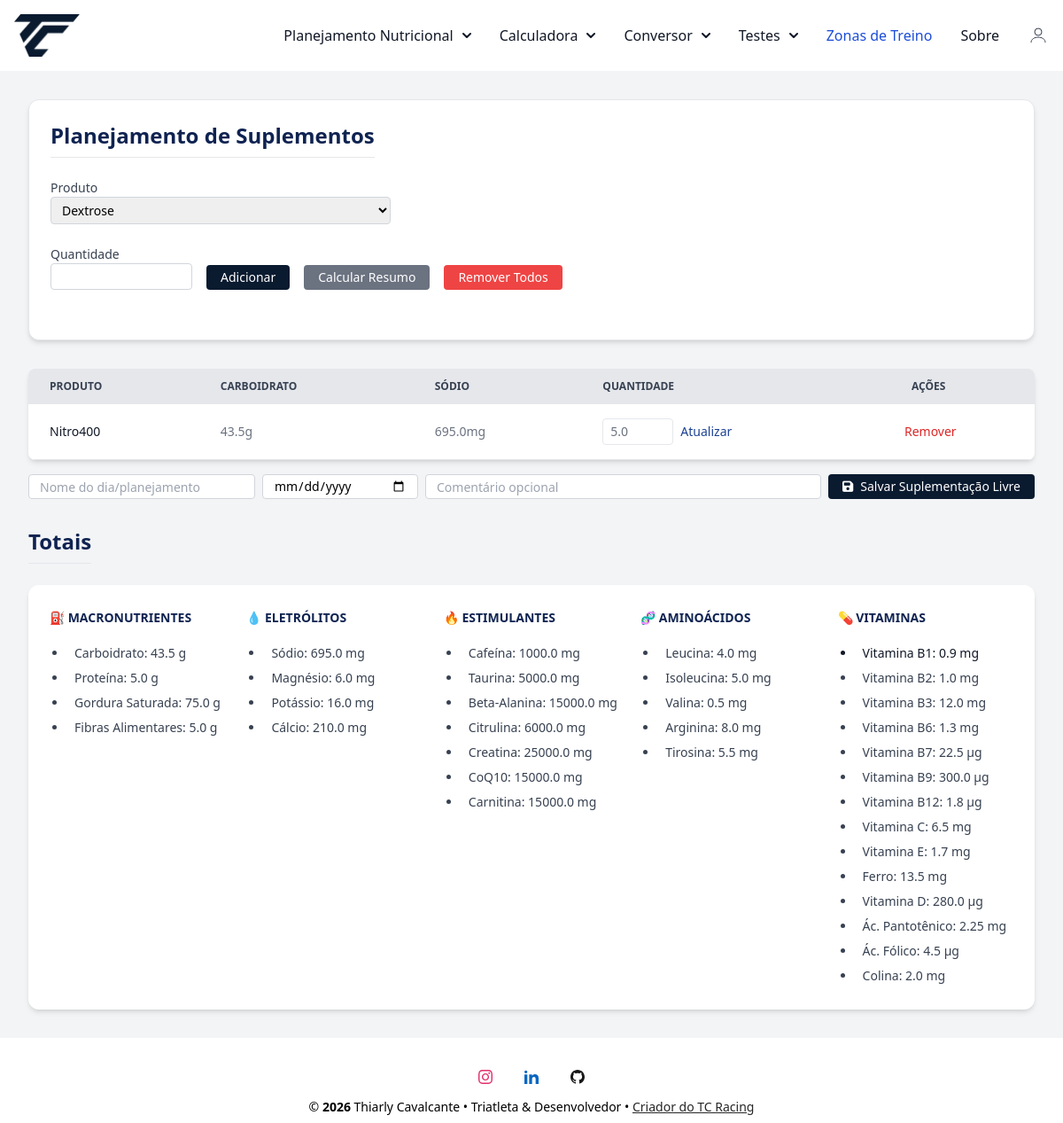
The page /planejamento (signed in) on the database its author committed.
### conversor/models.py (models this page shows, shortened)
class PlanejamentoItem(database.Model):
    __tablename__ = 'planejamento_itens'
    id = database.Column(database.Integer, primary_key=True)
    user_id = database.Column(database.Integer, database.ForeignKey('user.id'), nullable=False)
    suplemento_id = database.Column(database.Integer, database.ForeignKey('suplementos.id', ondelete='SET NULL'))
    quantidade = database.Column(database.Float, nullable=False)
    suplemento = database.relationship('Suplemento', lazy=True)

class Suplemento(database.Model):
    __tablename__ = 'suplementos'
    id = database.Column(database.Integer, primary_key=True)
    user_id = database.Column(database.Integer, database.ForeignKey('user.id'), nullable=False)
    nome = database.Column(database.String(100), nullable=False)
    tipo = database.Column(database.String(50), nullable=False)
    marca = database.Column(database.String(50))
    gramas_por_porcao = database.Column(database.Float)
    descricao_porcao = database.Column(database.String(50))
    carbo = database.Column(database.Float)
    proteina = database.Column(database.Float)
    gordura_saturada = database.Column(database.Float)
    fibras_alimentares = database.Column(database.Float)
    sodio = database.Column(database.Float)
    magnesio = database.Column(database.Float)
    potassio = database.Column(database.Float)
    calcio = database.Column(database.Float)
    cloro = database.Column(database.Float)
    fosforo = database.Column(database.Float)
    zinco = database.Column(database.Float)
    cafeina = database.Column(database.Float)
    taurina = database.Column(database.Float)
    beta_alanina = database.Column(database.Float)
    citrulina = database.Column(database.Float)
    creatina = database.Column(database.Float)
    coq10 = database.Column(database.Float)
    carnitina = database.Column(database.Float)
    leucina = database.Column(database.Float)
    isoleucina = database.Column(database.Float)
    valina = database.Column(database.Float)
    arginina = database.Column(database.Float)
    niacina = database.Column(database.Float)
    tirosina = database.Column(database.Float)
    vit_b1 = database.Column(database.Float)
    vit_b2 = database.Column(database.Float)
    vit_b3 = database.Column(database.Float)
    vit_b5 = database.Column(database.Float)
    vit_b6 = database.Column(database.Float)
    vit_b7 = database.Column(database.Float)
    vit_b9 = database.Column(database.Float)
    vit_b12 = database.Column(database.Float)
    vit_c = database.Column(database.Float)
    vit_e = database.Column(database.Float)
    vit_ferro = database.Column(database.Float)
    vit_d = database.Column(database.Float)
    colina = database.Column(database.Float)
    acido_pantotenico = database.Column(database.Float)
    acido_folico = database.Column(database.Float)
    comentario = database.Column(database.Text)  # campo livre para observações
    ingredientes = database.Column(database.Text)  # composição ou descrição dos ingredientes

### conversor/router.py (the view, shortened to what this page needs)
@app.route('/planejamento', methods=['GET', 'POST'])
@login_required
def planejamento():
    form = PlanningItemForm()
    form.suplemento_id.choices = [
        (s.id, s.nome) for s in Suplemento.query.order_by(Suplemento.nome.asc()).all()
    ]
    itens = PlanejamentoItem.query.filter_by(user_id=current_user.id).all()
    itens_validos = []
    for item in itens:
        if item.suplemento is None:
            database.session.delete(item)
        else:
            itens_validos.append(item)
    database.session.commit()
    totais = calcular_totais_planejamento(itens_validos)
    return render_template('planejamento.html', form=form, itens=itens_validos, totais=totais)

### conversor/forms.py
class PlanningItemForm(FlaskForm):
    suplemento_id = SelectField('Produto', coerce=int, validators=[DataRequired()])
    quantidade = DecimalFieldBR('Quantidade', places=2, rounding=None, validators=[DataRequired(), NumberRange(min=0.01)])
    submit = SubmitField('Adicionar')

### conversor/models.py (called while the page is built)
@login_manager.user_loader
def load_user(user_id):
    return User.query.get(int(user_id))

### conversor/templates/planejamento.html (shortened to what this page needs)
{% extends "base.html" %}
{% block content %}
<div class="max-w-7xl mx-auto py-8 px-4 sm:px-6 lg:px-8">
<div class="bg-white shadow-md rounded-xl p-6 border border-gray-200 mb-8">
  <h1 class="text-2xl font-bold text-left mb-6 border-b pb-2 title-nave">Planejamento de Suplementos</h1>
  <div class="flex flex-col gap-4 mb-8">
    <form method="POST" class="flex flex-col gap-4">
      <div class="w-full sm:max-w-sm">
        {{ form.suplemento_id.label(class="block text-sm font-medium text-gray-700") }}
        {{ form.suplemento_id(
          class="border border-gray-300 rounded px-2 py-1 text-sm w-full",
          id="select-suplemento"
        ) }}
      </div>
      <div class="flex flex-col sm:flex-row gap-4 items-end">
        <div class="w-full sm:w-40">
          {{ form.quantidade.label(class="block text-sm font-medium text-gray-700") }}
          {{ form.quantidade(
            class="border border-gray-300 rounded px-2 py-1 text-sm w-full",
            step="0.01", min="0.01"
          ) }}
        </div>
    </form>
    <div class="flex flex-col sm:flex-row gap-4 mt-2">
      <button type="submit" class=" btn-nave text-white text-sm px-4 py-1 rounded w-full sm:w-auto mt-1 sm:mt-[22px]">
        Adicionar
      </button>
    </div>
      <a href="{{ url_for('resumo_view') }}" class="bg-gray-500 text-white text-sm px-4 py-1 rounded hover:bg-gray-600 w-full sm:w-auto text-center">
        Calcular Resumo
      </a>
      <form method="POST" action="{{ url_for('remover_todos_itens') }}" onsubmit="return confirm('Deseja remover todos os itens?')" class="w-full sm:w-auto">
        <button type="submit" class="bg-red-500 text-white text-sm px-4 py-1 rounded hover:bg-red-600 w-full sm:w-auto">
          Remover Todos
        </button>
      </form>
    </div>
  </div>
</div>
  {% if itens %}
    <div class="relative overflow-x-auto shadow-md sm:rounded-lg">
      <table class="w-full text-sm text-left rtl:text-right text-gray-500 dark:text-gray-400">
        <thead class="text-xs text-gray-700 uppercase bg-gray-200 dark:bg-gray-700 dark:text-gray-400">
          <tr>
            <th scope="col" class="px-6 py-3 ">Produto</th>
            <th scope="col" class="px-6 py-3 ">Carboidrato</th>
            <th scope="col" class="px-6 py-3 ">Sódio</th>
            <th scope="col" class="px-6 py-3 ">Quantidade</th>
            <th scope="col" class="px-6 py-3 ">Ações</th>
          </tr>
        </thead>
        <tbody>
          {% for item in itens %}
          <tr class="bg-white border-b dark:bg-gray-800 dark:border-gray-700 border-gray-200" >
            <th scope="row" class="px-6 py-4 font-medium text-gray-900 whitespace-nowrap dark:text-white">{{ item.suplemento.nome }}</th>
            <td class="px-6 py-4 whitespace-nowrap">
              {{ (item.suplemento.carbo or 0) * item.quantidade | round(1) }}g
            </td>
            <td class="px-6 py-4 whitespace-nowrap">
              {{ (item.suplemento.sodio or 0) * item.quantidade | round(1) }}mg
            </td>
            <td class="px-6 py-4 whitespace-nowrap">
              <form method="POST" action="{{ url_for('atualizar_quantidade', item_id=item.id) }}" class="flex items-center gap-2">
                <input type="number" name="quantidade" value="{{ item.quantidade | float | round(2) }}" step="any" min="0.01" class="w-20 px-2 py-1 border rounded">
                <button type="submit" class="resumo-nave hover:underline">Atualizar</button>
              </form>
            </td>
            <td class="px-4 py-2 border-b whitespace-nowrap">
              <form method="POST" action="{{ url_for('remover_item', item_id=item.id) }}" onsubmit="return confirm('Deseja remover este item?')">
                <button type="submit" class="text-red-600 hover:underline">Remover</button>
              </form>
            </td>
          </tr>
          {% endfor %}
        </tbody>
      </table>
    </div>
  {% else %}
    <p class="text-gray-600 mb-8">Nenhum item no planejamento ainda.</p>
  {% endif %}
  <form method="POST" action="{{ url_for('salvar_resumo_livre') }}"
        class="flex flex-col sm:flex-row flex-wrap items-end gap-2 mt-4 mb-8">
      <input type="text" name="nome_treino"
          placeholder="Nome do dia/planejamento"
          required
          class="w-full sm:w-64 px-3 py-1 h-7 border border-gray-300 rounded text-sm">
      <input type="date" name="data"
          required
          class="w-full sm:w-44 px-3 py-1 h-7 border border-gray-300 rounded text-sm">
      <input type="text" name="comentario"
          placeholder="Comentário opcional"
          class="w-full sm:flex-1 px-3 py-1 h-7 border border-gray-300 rounded text-sm">
      <button type="submit"
            class="btn-nave text-white text-sm px-4 py-1 rounded flex items-center gap-2">
      <i class="fas fa-save"></i> Salvar Suplementação Livre
      </button>
  </form>
  <div class="mt-8">
    <h2 class="text-2xl font-bold text-left mb-6 border-b pb-2 title-nave">Totais</h2>
    <div class="bg-white shadow-md rounded-xl p-6">
      <div class="grid grid-cols-1 sm:grid-cols-2 md:grid-cols-3 lg:grid-cols-5 gap-6">
        <div>
          <h3 class="text-sm font-semibold title-naveuppercase title-nave  rounded mb-4">⛽️ MACRONUTRIENTES</h3>
          <ul class="list-disc pl-5 text-gray-800">
            <li class="px-2 py-1 font-medium text-gray-700 text-sm whitespace-nowrap dark:text-white">Carboidrato: {{ totais.carbo | round(2) }} g</li>
            <li class="px-2 py-1 font-medium text-gray-700 text-sm whitespace-nowrap dark:text-white">Proteína: {{ totais.proteina | round(2) }} g</li>
            <li class="px-2 py-1 font-medium text-gray-700 text-sm whitespace-nowrap dark:text-white">Gordura Saturada: {{ totais.gordura_saturada | round(2) }} g</li>
            <li class="px-2 py-1 font-medium text-gray-700 text-sm whitespace-nowrap dark:text-white">Fibras Alimentares: {{ totais.fibras_alimentares | round(2) }} g</li>
          </ul>
        </div>
        <div>
          <h3 class="text-sm font-semibold title-naveuppercase title-nave rounded mb-4">💧 ELETRÓLITOS</h3>
          <ul class="list-disc pl-5 text-gray-800">
            <li class="px-2 py-1 font-medium text-gray-700 text-sm whitespace-nowrap dark:text-white">Sódio: {{ totais.sodio | round(2) }} mg</li>
            <li class="px-2 py-1 font-medium text-gray-700 text-sm whitespace-nowrap dark:text-white">Magnésio: {{ totais.magnesio | round(2) }} mg</li>
            <li class="px-2 py-1 font-medium text-gray-700 text-sm whitespace-nowrap dark:text-white">Potássio: {{ totais.potassio | round(2) }} mg</li>
            <li class="px-2 py-1 font-medium text-gray-700 text-sm whitespace-nowrap dark:text-white">Cálcio: {{ totais.calcio | round(2) }} mg</li>
          </ul>
        </div>
        <div>
          <h3 class="text-sm font-semibold title-nave uppercase title-nave rounded mb-4">🔥 Estimulantes</h3>
          <ul class="list-disc pl-5 text-gray-800">
            <li class="px-2 py-1 font-medium text-gray-700 text-sm whitespace-nowrap dark:text-white">Cafeína: {{ totais.cafeina | round(2) }} mg</li>
            <li class="px-2 py-1 font-medium text-gray-700 text-sm whitespace-nowrap dark:text-white">Taurina: {{ totais.taurina | round(2) }} mg</li>
            <li class="px-2 py-1 font-medium text-gray-700 text-sm whitespace-nowrap dark:text-white">Beta-Alanina: {{ totais.beta_alanina | round(2) }} mg</li>
            <li class="px-2 py-1 font-medium text-gray-700 text-sm whitespace-nowrap dark:text-white">Citrulina: {{ totais.citrulina | round(2) }} mg</li>
            <li class="px-2 py-1 font-medium text-gray-700 text-sm whitespace-nowrap dark:text-white">Creatina: {{ totais.creatina | round(2) }} mg</li>
            <li class="px-2 py-1 font-medium text-gray-700 text-sm whitespace-nowrap dark:text-white">CoQ10: {{ totais.coq10 | round(2) }} mg</li>
            <li class="px-2 py-1 font-medium text-gray-700 text-sm whitespace-nowrap dark:text-white">Carnitina: {{ totais.carnitina | round(2) }} mg</li>
          </ul>
        </div>
        <div>
          <h3 class="text-sm font-semibold title-nave uppercase btitle-nave rounded mb-4">🧬 Aminoácidos</h3>
          <ul class="list-disc pl-5 text-gray-800">
            <li class="px-2 py-1 font-medium text-gray-700 text-sm whitespace-nowrap dark:text-white">Leucina: {{ totais.leucina | round(2) }} mg</li>
            <li class="px-2 py-1 font-medium text-gray-700 text-sm whitespace-nowrap dark:text-white">Isoleucina: {{ totais.isoleucina | round(2) }} mg</li>
            <li class="px-2 py-1 font-medium text-gray-700 text-sm whitespace-nowrap dark:text-white">Valina: {{ totais.valina | round(2) }} mg</li>
            <li class="px-2 py-1 font-medium text-gray-700 text-sm whitespace-nowrap dark:text-white">Arginina: {{ totais.arginina | round(2) }} mg</li>
            <li class="px-2 py-1 font-medium text-gray-700 text-sm whitespace-nowrap dark:text-white">Tirosina: {{ totais.tirosina | round(2) }} mg</li>
          </ul>
        </div>
        <div>
          <h3 class="text-sm font-semibold title-nave uppercase  rounded mb-4">💊 VITAMINAS</h3>
          <ul class="list-disc pl-5 text-gray-800">
            <li class="px-2 py-1 font-medium text-gray-900 text-sm whitespace-nowrap dark:text-white">Vitamina B1: {{ totais.vit_b1 | round(2) }} mg</span></li>
            <li class="px-2 py-1 font-medium text-gray-700 text-sm whitespace-nowrap dark:text-white">Vitamina B2: {{ totais.vit_b2 | round(2) }} mg</li>
            <li class="px-2 py-1 font-medium text-gray-700 text-sm whitespace-nowrap dark:text-white">Vitamina B3: {{ totais.vit_b3 | round(2) }} mg</li>
            <li class="px-2 py-1 font-medium text-gray-700 text-sm whitespace-nowrap dark:text-white">Vitamina B6: {{ totais.vit_b6 | round(2) }} mg</li>
            <li class="px-2 py-1 font-medium text-gray-700 text-sm whitespace-nowrap dark:text-white">Vitamina B7: {{ totais.vit_b7 | round(2) }}  µg</li>
            <li class="px-2 py-1 font-medium text-gray-700 text-sm whitespace-nowrap dark:text-white">Vitamina B9: {{ totais.vit_b9 | round(2) }}  µg</li>
            <li class="px-2 py-1 font-medium text-gray-700 text-sm whitespace-nowrap dark:text-white">Vitamina B12: {{ totais.vit_b12 | round(2) }}  µg</li>
            <li class="px-2 py-1 font-medium text-gray-700 text-sm whitespace-nowrap dark:text-white">Vitamina C: {{ totais.vit_c | round(2) }} mg</li>
            <li class="px-2 py-1 font-medium text-gray-700 text-sm whitespace-nowrap dark:text-white">Vitamina E: {{ totais.vit_e | round(2) }} mg</li>
            <li class="px-2 py-1 font-medium text-gray-700 text-sm whitespace-nowrap dark:text-white">Ferro: {{ totais.vit_ferro | round(2) }} mg</li>
            <li class="px-2 py-1 font-medium text-gray-700 text-sm whitespace-nowrap dark:text-white">Vitamina D: {{ totais.vit_d | round(2) }} µg</li>
            <li class="px-2 py-1 font-medium text-gray-700 text-sm whitespace-nowrap dark:text-white">Ác. Pantotênico: {{ totais.acido_pantotenico | round(2) }} mg</li>
            <li class="px-2 py-1 font-medium text-gray-700 text-sm whitespace-nowrap dark:text-white">Ác. Fólico: {{ totais.acido_folico | round(2) }} µg</li>
            <li class="px-2 py-1 font-medium text-gray-700 text-sm whitespace-nowrap dark:text-white">Colina: {{ totais.colina | round(2) }} mg</li>
          </ul>
        </div>
      </div>
    </div>
  </div>
</div>
{% endblock %}

### conversor/static/css/style.css (style rules this page uses)
html { height: 100%; }
body { display: flex; flex-direction: column; min-height: 100vh; margin: 0; }
.btn-nave { background-color: #0a1a2f; color: white; }
.title-nave { position: relative; display: inline-block; color: #0F2351; font-weight: 700; }
.title-nave::after { content: ""; position: absolute; width: 0; height: 3px; left: 0; bottom: -4px; background-color: #0a1a2f; transition: width 0.3s ease; }
.resumo-nave { color: #1b4094; }

### rows shown on the page
PlanejamentoItem: suplemento.nome "Nitro400", quantidade "5.0"
Suplemento: (item.suplemento.carboor0)*item.quantidade|round(1) "43.5", (item.suplemento.sodioor0)*item.quantidade|round(1) "695.0"

### other values the page prints
{{ totais.carbo | round(2) }} "43.5"
{{ totais.proteina | round(2) }} "5.0"
{{ totais.gordura_saturada | round(2) }} "75.0"
{{ totais.fibras_alimentares | round(2) }} "5.0"
{{ totais.sodio | round(2) }} "695.0"
{{ totais.magnesio | round(2) }} "6.0"
{{ totais.potassio | round(2) }} "16.0"
{{ totais.calcio | round(2) }} "210.0"
{{ totais.cafeina | round(2) }} "1000.0"
{{ totais.taurina | round(2) }} "5000.0"
{{ totais.beta_alanina | round(2) }} "15000.0"
{{ totais.citrulina | round(2) }} "6000.0"
{{ totais.creatina | round(2) }} "25000.0"
{{ totais.coq10 | round(2) }} "15000.0"
{{ totais.carnitina | round(2) }} "15000.0"
